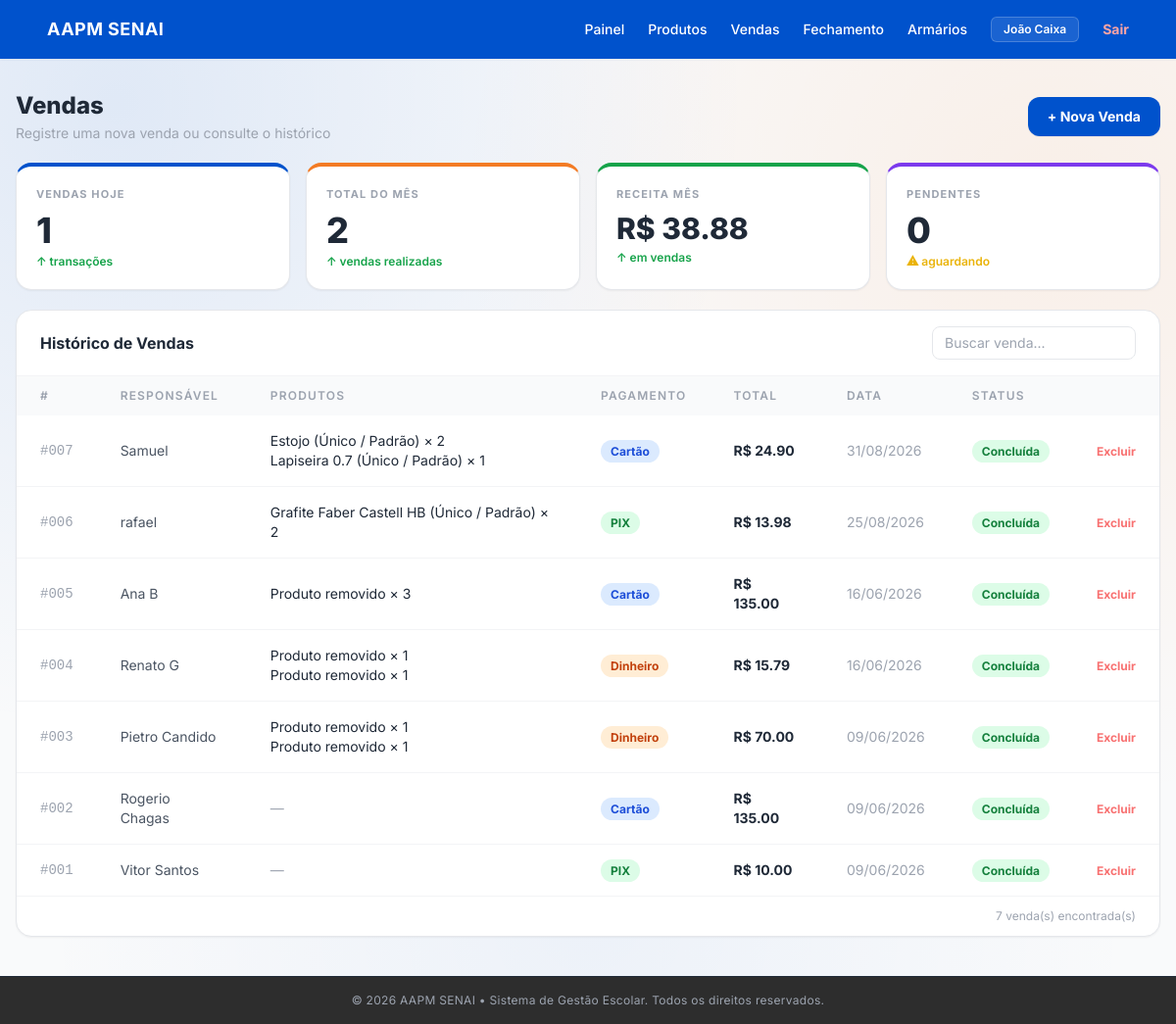
/vendas/ (signed in), run on the app's committed database.
### app/models/venda_model.py (models this page shows)
class Venda(Base):
    __tablename__ = "vendas"
    id              = Column(Integer, primary_key=True, index=True)
    responsavel     = Column(String(150), nullable=False)
    valor_total     = Column(Float, nullable=False)
    forma_pagamento = Column(String(50), nullable=False)
    observacao      = Column(String(500), nullable=True)
    status          = Column(String(30), default="concluida")
    data_venda      = Column(DateTime, default=datetime.utcnow)
    itens = relationship("VendaItem", back_populates="venda", cascade="all, delete")

### app/models/venda_item_model.py (models this page shows)
class VendaItem(Base):
    __tablename__ = "venda_itens"
    id                  = Column(Integer, primary_key=True, index=True)
    venda_id            = Column(Integer, ForeignKey("vendas.id", ondelete="CASCADE"), nullable=False)
    produto_variacao_id = Column(Integer, ForeignKey("produto_variacoes.id", ondelete="SET NULL"), nullable=True)
    quantidade          = Column(Integer, nullable=False)
    preco_unitario      = Column(Float, nullable=False)
    valor_total         = Column(Float, nullable=False)
    venda            = relationship("Venda", back_populates="itens")
    produto_variacao = relationship("ProdutoVariacao")

### app/models/produto_model.py (models this page shows, shortened)
class Produto(Base):
    __tablename__ = "produtos"
    id           = Column(Integer, primary_key=True, autoincrement=True, index=True)
    nome         = Column(String(150), nullable=False, index=True)
    preco        = Column(Float, nullable=False, default=0.0)
    ativo        = Column(Boolean, default=True)
    imagem_path  = Column(String(255), nullable=True)
    categoria_id = Column(Integer, ForeignKey("categorias.id", ondelete="SET NULL"), nullable=True)
    categoria    = relationship("Categoria", back_populates="produtos")
    variacoes    = relationship("ProdutoVariacao", back_populates="produto", cascade="all, delete-orphan")

### app/models/produto_variacao_model.py (models this page shows, shortened)
class ProdutoVariacao(Base):
    __tablename__ = "produto_variacoes"
    __table_args__ = (
        UniqueConstraint("produto_id", "tamanho", "cor", name="uq_variacao_produto_tamanho_cor"),
    )
    id            = Column(Integer, primary_key=True, autoincrement=True, index=True)
    produto_id    = Column(Integer, ForeignKey("produtos.id", ondelete="CASCADE"), nullable=False)
    tamanho       = Column(String(20), nullable=False)
    cor           = Column(String(50), nullable=False)
    sku           = Column(String(50), nullable=True, unique=True)
    preco         = Column(Float, nullable=True)  # se None, usa o preço base do produto
    estoque_atual = Column(Integer, nullable=False, default=0)
    ativo         = Column(Boolean, default=True)
    produto = relationship("Produto", back_populates="variacoes")

### app/controllers/venda_controller.py (the view)
@router.get("")
@router.get("/")
def listar_vendas(
    request: Request,
    db: Session = Depends(get_db),
    usuario=Depends(get_current_user),
):
    vendas = db.query(Venda).order_by(Venda.data_venda.desc()).all()
    produtos_db = db.query(Produto).filter(Produto.ativo == True).all()
    produtos = []
    for p in produtos_db:
        variacoes_ativas = [v for v in p.variacoes if v.ativo]
        if not variacoes_ativas:
            continue
        produtos.append({
            "id": p.id,
            "nome": p.nome,
            "imagem_url": p.imagem_url,
            "variacoes": [
                {"id": v.id, "descricao": v.descricao, "preco": v.preco_efetivo, "estoque_atual": v.estoque_atual}
                for v in variacoes_ativas
            ]
        })
    hoje        = datetime.utcnow().date()
    vendas_hoje = sum(1 for v in vendas if v.data_venda.date() == hoje)
    total_mes   = sum(1 for v in vendas if v.data_venda.month == hoje.month)
    receita_mes = sum(v.valor_total for v in vendas if v.data_venda.month == hoje.month)
    pendentes   = sum(1 for v in vendas if v.status == "pendente")
    return templates.TemplateResponse(
        request=request,
        name="vendas/index.html",
        context={
            "request":     request,
            "usuario":     usuario,
            "vendas":      vendas,
            "produtos":    produtos,
            "vendas_hoje": vendas_hoje,
            "total_mes":   total_mes,
            "receita_mes": receita_mes,
            "pendentes":   pendentes,
        },
    )

### app/templates/vendas/index.html (shortened to what this page needs)
{% extends "base.html" %}
{% block conteudo %}
<div class="pt-6 flex flex-col gap-5 pb-6">
  <div class="flex items-center justify-between">
    <div>
      <h1 class="text-2xl font-extrabold text-gray-800">Vendas</h1>
      <p class="text-sm text-gray-400 mt-0.5">Registre uma nova venda ou consulte o histórico</p>
    </div>
    <button onclick="abrirModal()"
      class="bg-[#0052cc] hover:bg-blue-700 text-white text-sm font-bold px-5 py-2.5 rounded-xl transition-all shadow-sm">
      + Nova Venda
    </button>
  </div>
  <div class="grid grid-cols-2 lg:grid-cols-4 gap-4">
    <div class="bg-white border border-gray-200 border-t-4 border-t-[#0052cc] rounded-2xl p-5 shadow-sm">
      <p class="text-[11px] font-bold text-gray-400 uppercase tracking-widest">Vendas Hoje</p>
      <p class="text-4xl font-extrabold text-gray-800 mt-2 mb-1">{{ vendas_hoje }}</p>
      <p class="text-xs font-semibold text-green-600">↑ transações</p>
    </div>
    <div class="bg-white border border-gray-200 border-t-4 border-t-[#f37b24] rounded-2xl p-5 shadow-sm">
      <p class="text-[11px] font-bold text-gray-400 uppercase tracking-widest">Total do Mês</p>
      <p class="text-4xl font-extrabold text-gray-800 mt-2 mb-1">{{ total_mes }}</p>
      <p class="text-xs font-semibold text-green-600">↑ vendas realizadas</p>
    </div>
    <div class="bg-white border border-gray-200 border-t-4 border-t-[#16a34a] rounded-2xl p-5 shadow-sm">
      <p class="text-[11px] font-bold text-gray-400 uppercase tracking-widest">Receita Mês</p>
      <p class="text-3xl font-extrabold text-gray-800 mt-2 mb-1">R$ {{ "%.2f"|format(receita_mes) }}</p>
      <p class="text-xs font-semibold text-green-600">↑ em vendas</p>
    </div>
    <div class="bg-white border border-gray-200 border-t-4 border-t-[#7c3aed] rounded-2xl p-5 shadow-sm">
      <p class="text-[11px] font-bold text-gray-400 uppercase tracking-widest">Pendentes</p>
      <p class="text-4xl font-extrabold text-gray-800 mt-2 mb-1">{{ pendentes }}</p>
      <p class="text-xs font-semibold text-yellow-500">⚠ aguardando</p>
    </div>
  </div>
  <div class="bg-white border border-gray-200 rounded-2xl shadow-sm overflow-hidden">
    <div class="px-6 py-4 border-b border-gray-100 flex items-center justify-between">
      <span class="text-base font-bold text-gray-800">Histórico de Vendas</span>
      <input type="text" id="busca" placeholder="Buscar venda..."
        oninput="filtrarTabela()"
        class="text-sm border border-gray-200 rounded-lg px-3 py-1.5 w-52 focus:outline-none focus:border-blue-400">
    </div>
    <div class="overflow-x-auto">
      <table class="w-full text-sm" id="tabela-vendas">
        <thead>
          <tr class="bg-gray-50 text-gray-400 text-xs uppercase tracking-widest">
            <th class="text-left px-6 py-3 font-semibold">#</th>
            <th class="text-left px-6 py-3 font-semibold">Responsável</th>
            <th class="text-left px-6 py-3 font-semibold">Produtos</th>
            <th class="text-left px-6 py-3 font-semibold">Pagamento</th>
            <th class="text-left px-6 py-3 font-semibold">Total</th>
            <th class="text-left px-6 py-3 font-semibold">Data</th>
            <th class="text-left px-6 py-3 font-semibold">Status</th>
            <th class="text-left px-6 py-3 font-semibold"></th>
          </tr>
        </thead>
        <tbody class="divide-y divide-gray-100">
          {% for venda in vendas %}
          <tr class="hover:bg-gray-50 transition">
            <td class="px-6 py-4 text-gray-400 font-mono">#{{ "%03d"|format(venda.id) }}</td>
            <td class="px-6 py-4 text-gray-600">{{ venda.responsavel }}</td>
            <td class="px-6 py-4 text-gray-800">
              {% for item in venda.itens %}
                <span class="block text-sm">
                  {% if item.produto_variacao %}
                    {{ item.produto_variacao.produto.nome }} ({{ item.produto_variacao.descricao }}) × {{ item.quantidade }}
                  {% else %}
                    Produto removido × {{ item.quantidade }}
                  {% endif %}
                </span>
              {% else %}
                <span class="text-gray-400">—</span>
              {% endfor %}
            </td>
            <td class="px-6 py-4">
              {% if venda.forma_pagamento == 'pix' %}
                <span class="bg-green-100 text-green-700 text-xs font-bold px-2.5 py-1 rounded-full">PIX</span>
              {% elif venda.forma_pagamento == 'cartao' %}
                <span class="bg-blue-100 text-blue-700 text-xs font-bold px-2.5 py-1 rounded-full">Cartão</span>
              {% else %}
                <span class="bg-orange-100 text-orange-700 text-xs font-bold px-2.5 py-1 rounded-full">Dinheiro</span>
              {% endif %}
            </td>
            <td class="px-6 py-4 font-bold text-gray-800">R$ {{ "%.2f"|format(venda.valor_total) }}</td>
            <td class="px-6 py-4 text-gray-400">{{ venda.data_venda.strftime('%d/%m/%Y') }}</td>
            <td class="px-6 py-4">
              {% if venda.status == 'concluida' %}
                <span class="bg-green-100 text-green-700 text-xs font-bold px-2.5 py-1 rounded-full">Concluída</span>
              {% else %}
                <span class="bg-yellow-100 text-yellow-700 text-xs font-bold px-2.5 py-1 rounded-full">Pendente</span>
              {% endif %}
            </td>
            <td class="px-6 py-4">
              <form action="/vendas/{{ venda.id }}/deletar" method="post"
                onsubmit="return confirm('Excluir esta venda?')">
                <button type="submit" class="text-red-400 hover:text-red-600 text-xs font-bold transition">Excluir</button>
              </form>
            </td>
          </tr>
          {% else %}
          <tr>
            <td colspan="8" class="px-6 py-10 text-center text-gray-400 text-sm">Nenhuma venda registrada ainda.</td>
          </tr>
          {% endfor %}
        </tbody>
      </table>
    </div>
    <div class="px-6 py-3 border-t border-gray-100 text-xs text-gray-400 text-right">
      {{ vendas|length }} venda(s) encontrada(s)
    </div>
  </div>
</div>
{% endblock %}

### app/static/css/style.css (style rules this page uses)
:root { --blue:#0052cc; --orange:#ff6a00; --bg:#f5f7fb; --text:#0f172a; --muted:#64748b; }
body { margin:0; font-family:Inter, sans-serif; background: radial-gradient(circle at 10% 10%, rgba(0,82,204,.10), transparent 45%), radial-gradient(circle at 90% 20%, rgba(255,106,0,.08), transparent 45%), radial-gradient(circle at 50% 90%, rgba(0,82,204,.05), transparent 50%), var(--bg); }

### app/templates/base.html (style rules this page uses)
body { font-family: 'Inter', sans-serif; }

### data on the page
Venda: id "007", responsavel "Samuel", forma_pagamento "Cartão", valor_total "24.90", data_venda "31/08/2026", status "Concluída"
VendaItem: produto_variacao.produto.nome "Estojo", produto_variacao.descricao "Único / Padrão", quantidade "2"
VendaItem: produto_variacao.produto.nome "Lapiseira 0.7", produto_variacao.descricao "Único / Padrão", quantidade "1"
Venda: id "006", responsavel "rafael", forma_pagamento "PIX", valor_total "13.98", data_venda "25/08/2026", status "Concluída"
VendaItem: produto_variacao.produto.nome "Grafite Faber Castell HB", produto_variacao.descricao "Único / Padrão", quantidade "2"
Venda: id "005", responsavel "Ana B", forma_pagamento "Cartão", valor_total "135.00", data_venda "16/06/2026", status "Concluída"
VendaItem: quantidade "3"
Venda: id "004", responsavel "Renato G", forma_pagamento "Dinheiro", valor_total "15.79", data_venda "16/06/2026", status "Concluída"
VendaItem: quantidade "1"
VendaItem: quantidade "1"
Venda: id "003", responsavel "Pietro Candido", forma_pagamento "Dinheiro", valor_total "70.00", data_venda "09/06/2026", status "Concluída"
VendaItem: quantidade "1"
VendaItem: quantidade "1"
Venda: id "002", responsavel "Rogerio Chagas", forma_pagamento "Cartão", valor_total "135.00", data_venda "09/06/2026", status "Concluída"
Venda: id "001", responsavel "Vitor Santos", forma_pagamento "PIX", valor_total "10.00", data_venda "09/06/2026", status "Concluída"

### other printed values
{{ usuario.nome }} "João Caixa"
{{ vendas_hoje }} "1"
{{ total_mes }} "2"
{{ "%.2f"|format(receita_mes) }} "38.88"
{{ pendentes }} "0"
{{ vendas|length }} "7"
